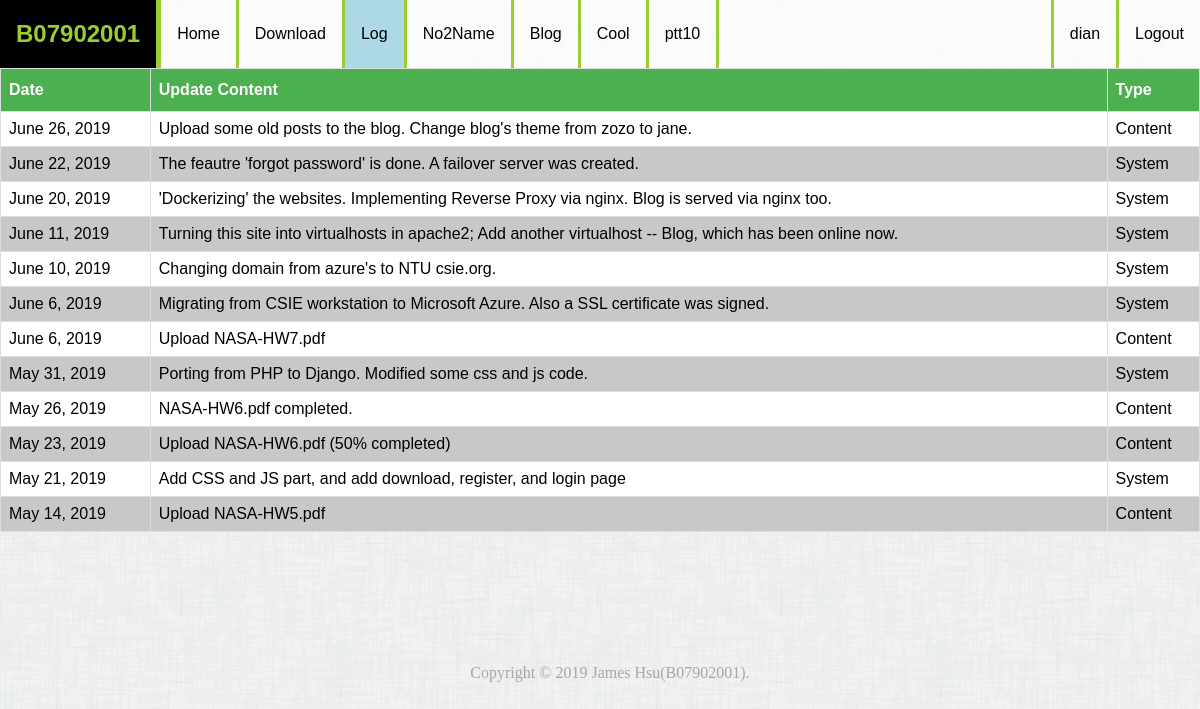
Screenshot of /log/ (signed in) with the database file from the repository.
### System/models.py (models this page shows, shortened)
class update_log(models.Model):
    date = models.DateField()
    is_content = models.BooleanField() # A log is either content update or system update.
    is_debug = models.BooleanField() # reserved for system log
    detail = models.CharField(max_length = 200)

### System/views.py (the view)
# urls.py: path('log/',Update_log,None,'Update_log_url_name'),
def Update_log(request):
    IP_log(request)
    log = update_log.objects.all()
    return render(request,'Update_log.html',locals())

### Report/views.py (called while the page is built)
def IP_log(request,url=None):
    x_forwarded_for = request.META.get('HTTP_X_FORWARDED_FOR')
    if x_forwarded_for:
        ip = x_forwarded_for.split(',')[0]
    else:
        ip = request.META.get('REMOTE_ADDR')
    if 'uid' in request.session:
        user = User.objects.get(id=request.session['uid'])
    else:
        user = None
    if url is None:
        url = request.get_full_path()
    data = ip_log(ip = ip, user = user,page=url)
    data.save()

### templates/Update_log.html (shortened to what this page needs)
{% include "Header.html" %}
<table class="log">
<tr>
    <th> Date </th>
    <th>Update Content</th>
    <th>Type</th>
</tr>
{% for u in log reversed %}
<tr>
    <td>{{ u.date }}</td>
    <td>{{ u.detail }} </td>
    {% if u.is_content %} <td> Content </td> {% elif u.is_debug %} <td> Debug </td> {% else %}<td> System </td> {% endif %}
</tr>
{% endfor %}
</table>
{% include "Footer.html" %}

### static/css/menu.css (style rules this page uses)
html, body { margin: 0; padding: 0; height: 100%; }
body { background-image:url('../images/grey.png'); }
.log { font-family: "Trebuchet MS", Arial, Helvetica, sans-serif; border-collapse: collapse; width: 100%; padding: 20px; }
.log td, .log th { border: 1px solid #ddd; padding: 8px; }
.log tr:nth-child(odd) { background-color: rgb(200, 200, 200); }
.log tr:nth-child(even) { background-color: rgb(255,255 , 255); }
.log th { padding-top: 12px; padding-bottom: 12px; text-align: left; background-color: #4CAF50; color: white; }

### rows the page displays
update_log: date "June 26, 2019", detail "Upload some old posts to the blog. Change blog's theme from zozo to jane.", is_content "Content"
update_log: date "June 22, 2019", detail "The feautre 'forgot password' is done. A failover server was created.", is_content "System"
update_log: date "June 20, 2019", detail "'Dockerizing' the websites. Implementing Reverse Proxy via nginx. Blog is served via nginx too.", is_content "System"
update_log: date "June 11, 2019", detail "Turning this site into virtualhosts in apache2; Add another virtualhost -- Blog, which has been online now.", is_content "System"
update_log: date "June 10, 2019", detail "Changing domain from azure's to NTU csie.org.", is_content "System"
update_log: date "June 6, 2019", detail "Migrating from CSIE workstation to Microsoft Azure. Also a SSL certificate was signed.", is_content "System"
update_log: date "June 6, 2019", detail "Upload NASA-HW7.pdf", is_content "Content"
update_log: date "May 31, 2019", detail "Porting from PHP to Django. Modified some css and js code.", is_content "System"
update_log: date "May 26, 2019", detail "NASA-HW6.pdf completed.", is_content "Content"
update_log: date "May 23, 2019", detail "Upload NASA-HW6.pdf (50% completed)", is_content "Content"
update_log: date "May 21, 2019", detail "Add CSS and JS part, and add download, register, and login page", is_content "System"
update_log: date "May 14, 2019", detail "Upload NASA-HW5.pdf", is_content "Content"

### other values shown
{{ request.session.username }} "dian"
